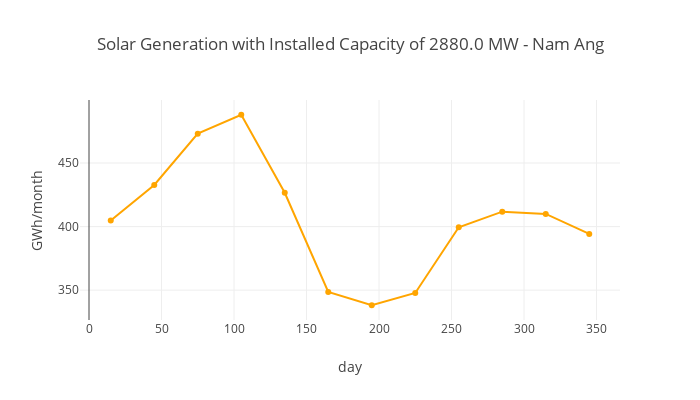

Here is the notebook cell this chart was saved with:
### Markdown cell above
Wet season in 2004 was late compared to average of 1983 to 2005

### Code cell
# solar energy

# solar irradiation 22 year mean from nasa data (kWh/m2/day)
irr_mean = array([4.62, 4.94, 5.40, 5.57, 4.87, 3.98, 3.86, 3.97, 4.56, 4.70, 4.68, 4.50])

# solar installed capacity
# base is 1 km2 of panel area, 'fact' is applied to base pane area for optimization study
# installed capacity = 1kW/m2 * panel area * eff  #kW
# eff = efficiency is assumed as 0.18 for solar cells and 0.8 for balance of electical system, etc.
#   PV energy from titled module assumed comparable to energy from horizontal modules 
fact=20.0
installed_cap = 1.0 * 1000**2*fact * 0.18*0.8 /1000  #MW 

# solar energy generation 
# monthly solar energy = daily solar irradiation * installed capacity * days/month * eff  #kWh
solar_month_mean = irr_mean * installed_cap * 365/12.0 /1000  #GWh
print('Installed capacity (MW) = '+str(round(installed_cap)))
print('Solar monthly mean = '+str(round(solar_month_mean.mean(),1))+' GWh/month')
print('Standard deviation of solar monthly mean = '+str(round(solar_month_mean.std(),1))+' GWh/month')
print('Coeff of variation of solar monthly mean = '+str(round(variation(solar_month_mean),3)))


trace1 = go.Scatter(
        y= solar_month_mean,
        # horizontal solar irradiation 22 year mean from nasa data
        # 18N, 104E  #1983-2005  #annual mean = 4.64 kWh/m2/day
        #   for comparison annual mean for directsolar irradtion = 5.97 kWh/m2/day
        # https://asdc-arcgis.larc.nasa.gov/sse/ -> Data Download -> horizontal surface -> ascii
        x=arange(15, 380, 30),
        line=dict(color = 'orange'),
        name= 'solar mean',
        )

layout=go.Layout(title="Solar Generation with Installed Capacity of "+str(installed_cap)+" MW - Nam Ang", 
                 xaxis={'title':'day'},
                 yaxis={'title':'GWh/month'},
                 width=700,
                 height=400,
                )

figure=go.Figure(data=[trace1],layout=layout)
plotly.iplot(figure)

### Figure 1 — Plotly figure (JSON) as saved in the notebook; plotly's stock layout.template omitted (floating-point values rounded to 4 significant figures)
{"data": [{"line": {"color": "orange"}, "name": "solar mean", "type": "scatter", "x": [15, 45, 75, 105, 135, 165, 195, 225, 255, 285, 315, 345, 375], "y": [404.7, 432.7, 473.0, 487.9, 426.6, 348.6, 338.1, 347.8, 399.5, 411.7, 410.0, 394.2]}], "layout": {"height": 400, "title": "Solar Generation with Installed Capacity of 2880.0 MW - Nam Ang", "width": 700, "xaxis": {"title": "day"}, "yaxis": {"title": "GWh/month"}}}
